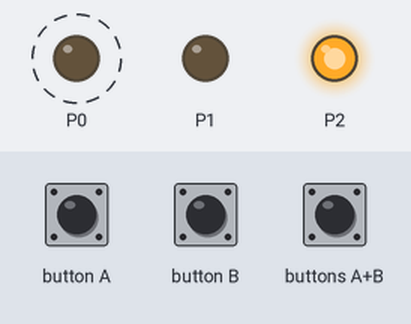
A program run on a simulated BBC micro:bit (MakeCode). On the bench: output pins drawn as LEDs (lit = HIGH). Dashed ring = blinking. The inputs (shaded band) are chosen by the test bench.

Above: at 1.2 s.
1.3 s: button A pressed for 0.15 s
At 1.8 s:
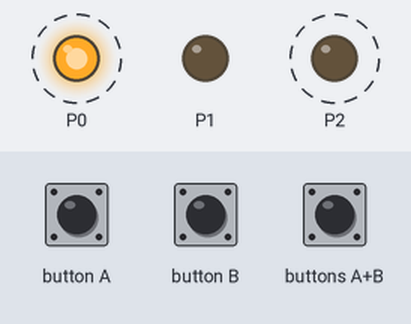
4.4 s: button B pressed for 0.15 s
At 4.9 s:
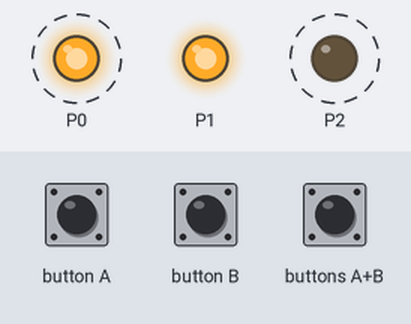
7.4 s: buttons A+B pressed for 1 s
At 9.9 s:
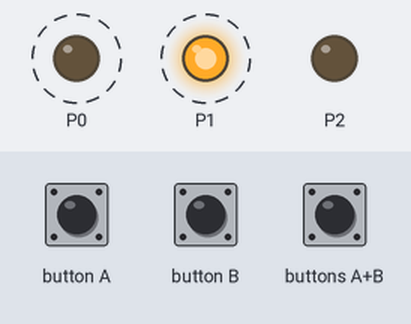
Timing chart, 0 to 16.4 s (numbered marks = the images above; inputs shaded):
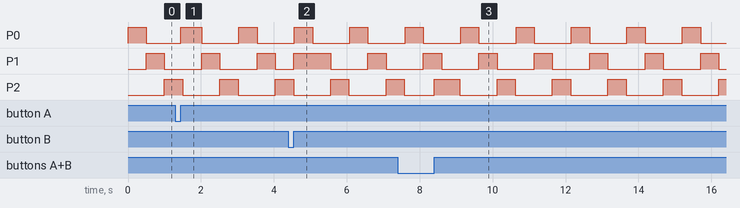

Measured:
- by itself, P0, P1: alternates HIGH for 0.50 s and LOW for 1.0 s

The program:

main.ts
```typescript
input.onButtonPressed(Button.A, function () {
    pins.digitalWritePin(DigitalPin.P0, 1)
})
input.onButtonPressed(Button.AB, function () {
    pins.digitalWritePin(DigitalPin.P2, 1)
})
input.onButtonPressed(Button.B, function () {
    pins.digitalWritePin(DigitalPin.P1, 1)
})
basic.forever(function () {

})
basic.forever(function () {
    pins.digitalWritePin(DigitalPin.P0, 1)
    basic.pause(500)
    pins.digitalWritePin(DigitalPin.P0, 0)
    pins.digitalWritePin(DigitalPin.P1, 1)
    basic.pause(500)
    pins.digitalWritePin(DigitalPin.P1, 0)
    pins.digitalWritePin(DigitalPin.P2, 1)
    basic.pause(500)
    pins.digitalWritePin(DigitalPin.P2, 0)
})
```

test.ts
```typescript
// テストはここに来ます。このパッケージが拡張機能として使用されるときにはコンパイルされません。
```
